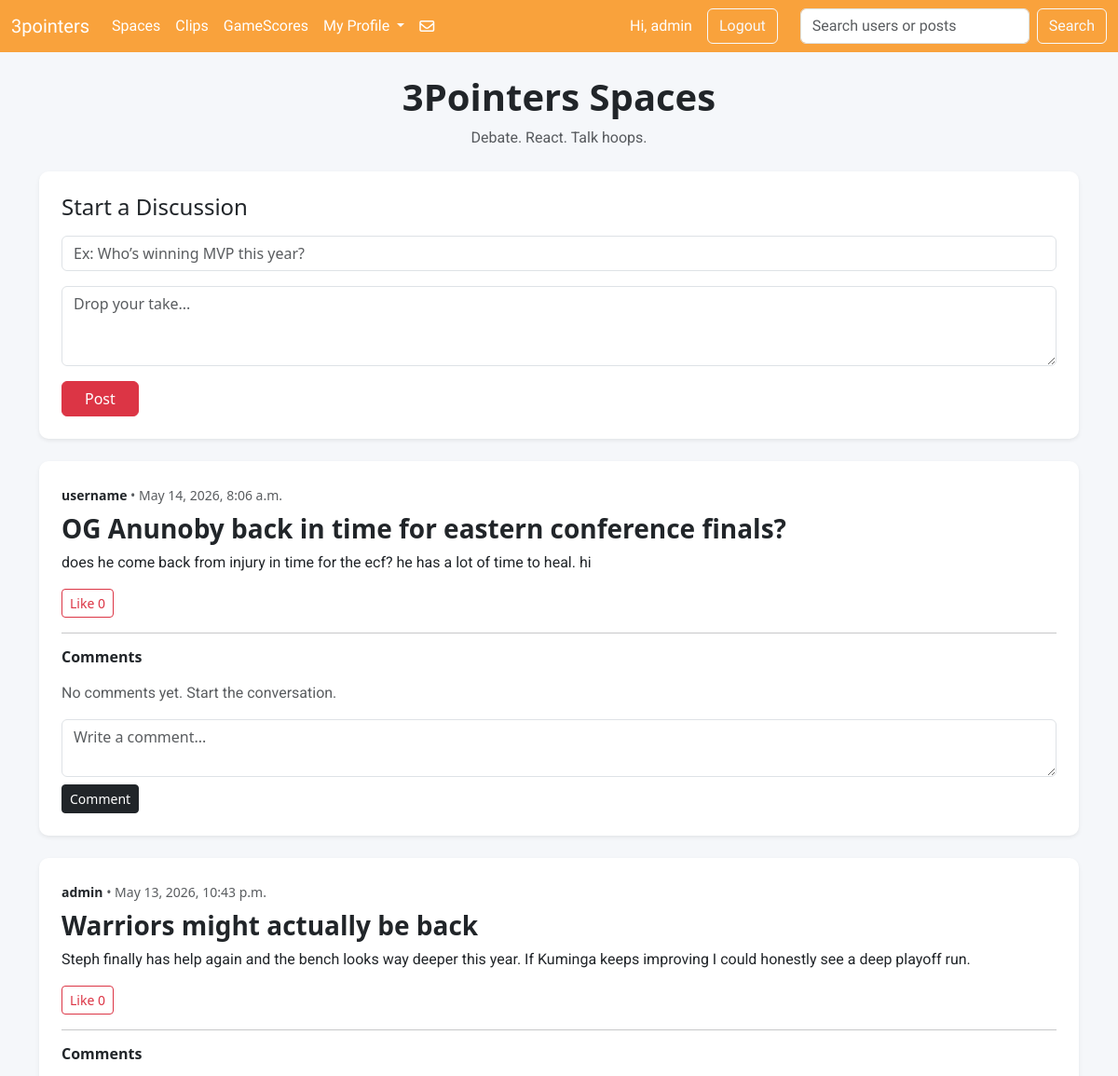
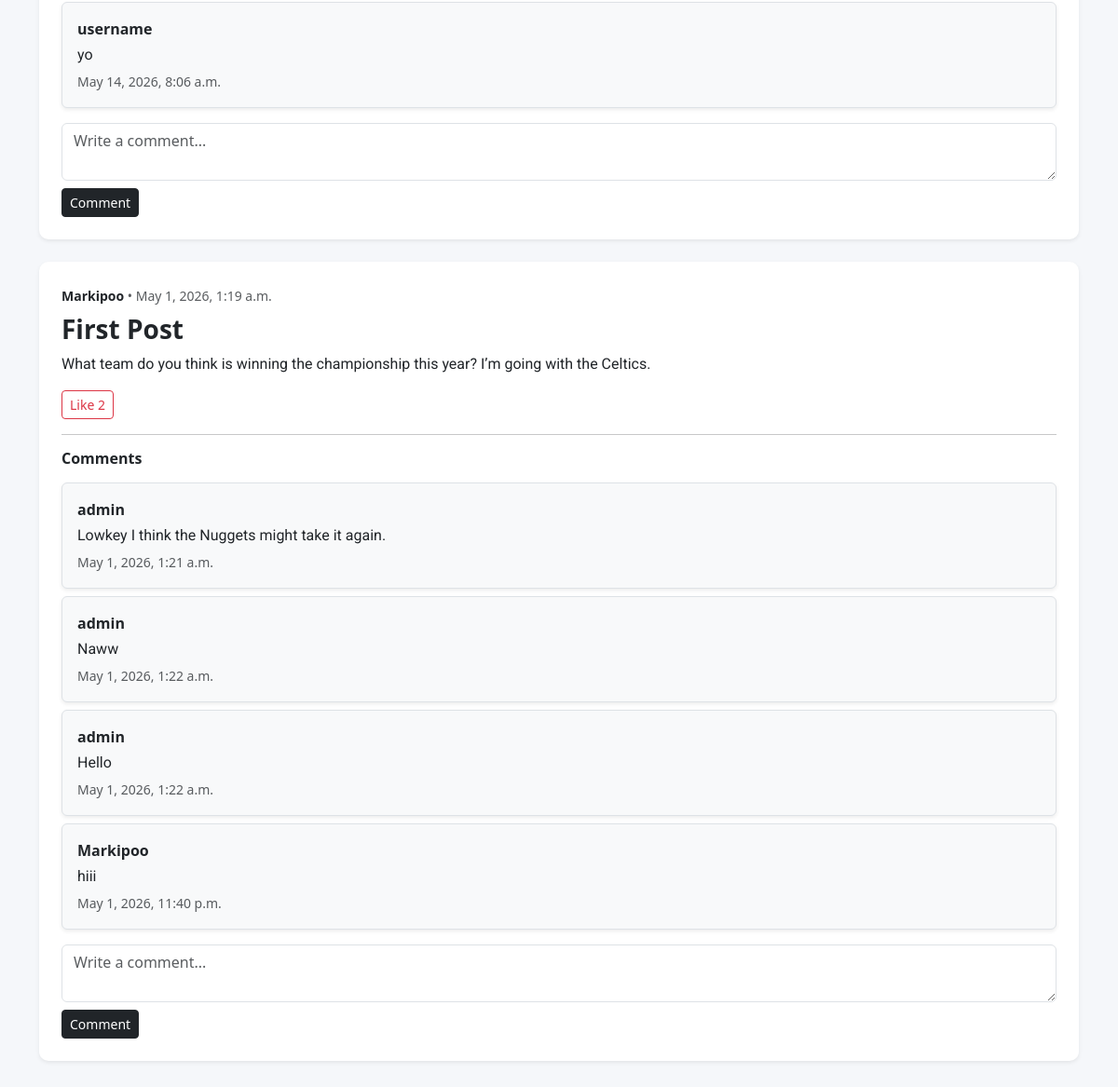
/spaces/ (signed in), run on the app's committed database (2 pictures, top to bottom).
### sportApp/models.py (models this page shows)
class SpacePost(models.Model):
    user = models.ForeignKey(User, on_delete=models.CASCADE)
    title = models.CharField(max_length=200)
    message = models.TextField()
    likes = models.ManyToManyField(User, related_name="liked_space_posts", blank=True)
    created_at = models.DateTimeField(auto_now_add=True)
    def total_likes(self):
        return self.likes.count()

class SpaceComment(models.Model):
    post = models.ForeignKey(SpacePost, on_delete=models.CASCADE, related_name="comments")
    user = models.ForeignKey(User, on_delete=models.CASCADE)
    comment = models.TextField()
    created_at = models.DateTimeField(auto_now_add=True)

### sportApp/views.py (the view, shortened to what this page needs)
# urls.py: path("spaces/", views.spaces, name="spaces"),
def spaces(request):
    posts = SpacePost.objects.all().order_by("-created_at")
    return render(request, "spaces.html", {"posts": posts})

### sportApp/templates/spaces.html (shortened to what this page needs)
{% extends "base.html" %}
{% load static %}
{% block content %}
<div class="container-fluid py-4" style="background-color: #f5f7fa; min-height: 100vh;">
  <div class="container">
    <div class="text-center mb-4">
        <h1 class="fw-bold">3Pointers Spaces</h1>
        <p class="text-muted">Debate. React. Talk hoops.</p>
    </div>
    <div class="card shadow-sm border-0 mb-4"
         style="background-color: #ffffff; border-radius: 10px; border-left: 5px solid #dc3545;">
        <div class="card-body p-4">
            <h4 class="mb-3">Start a Discussion</h4>
            <form method="POST">
                <input type="text"
                       name="title"
                       class="form-control mb-3"
                       placeholder="Ex: Who’s winning MVP this year?">
                <textarea name="message"
                          class="form-control mb-3"
                          rows="3"
                          placeholder="Drop your take..."></textarea>
                <button type="submit"
                        class="btn btn-danger px-4">
                    Post
                </button>
            </form>
        </div>
    </div>
    {% for post in posts %}
        <div class="card shadow-sm border-0 mb-4"
             style="background-color: #ffffff; border-radius: 10px; border-left: 5px solid #0d6efd;">
            <div class="card-body p-4">
                <small class="text-muted">
                    <a href="{% url 'dm_chat' post.user.username %}"
                       class="text-decoration-none text-dark fw-bold">
                        {{ post.user.username }}
                    </a>
                    • {{ post.created_at }}
                </small>
                <h3 class="fw-bold mt-2">
                    {{ post.title }}
                </h3>
                <p class="mb-3">
                    {{ post.message }}
                </p>
                <form method="POST" class="mb-3">
                    <button type="submit"
                            class="btn btn-outline-danger btn-sm">
                        Like {{ post.total_likes }}
                    </button>
                </form>
                <hr>
                <h6 class="fw-bold mb-3">
                    Comments
                </h6>
                {% for comment in post.comments.all %}
                    <div class="bg-light border rounded p-3 mb-2 shadow-sm">
                        <strong>
                            <a href="{% url 'dm_chat' comment.user.username %}"
                               class="text-decoration-none text-dark">
                                {{ comment.user.username }}
                            </a>
                        </strong>
                        <p class="mb-1 mt-1">
                            {{ comment.comment }}
                        </p>
                        <small class="text-muted">
                            {{ comment.created_at }}
                        </small>
                    </div>
                {% empty %}
                    <p class="text-muted">
                        No comments yet. Start the conversation.
                    </p>
                {% endfor %}
                <form method="POST" class="mt-3">
                    <textarea name="comment"
                              class="form-control mb-2"
                              rows="2"
                              placeholder="Write a comment..."></textarea>
                    <button type="submit"
                            class="btn btn-dark btn-sm">
                        Comment
                    </button>
                </form>
            </div>
        </div>
    {% endfor %}
  </div>
</div>
{% endblock %}

### sportApp/templates/base.html (shortened to what this page needs)
{% load static %}
<!DOCTYPE html>
<html lang="en">
<head>
  <link rel="stylesheet" href="{% static 'css_file/style.css' %}">
  <link
    href="https://cdn.jsdelivr.net/npm/bootstrap@5.3.8/dist/css/bootstrap.min.css"
    rel="stylesheet"
  >
</head>
<body>
<nav class="navbar navbar-expand-lg header_style navbar-dark header1">
  <div class="container-fluid">
    <a class="navbar-brand header1" href="{% url 'home' %}">
      3pointers
    </a>
    <div class="collapse navbar-collapse"
         id="navbarSupportedContent">
      <ul class="navbar-nav me-auto mb-2 mb-lg-0">
        <li class="nav-item">
          <a class="nav-link active"
             href="{% url 'spaces' %}">
             Spaces
          </a>
        </li>
        <li class="nav-item">
          <a class="nav-link active"
             href="{% url 'clips' %}">
             Clips
          </a>
        </li>
        <li class="nav-item">
          <a class="nav-link active"
             href="{% url 'scores' %}">
             GameScores
          </a>
        </li>
        <li class="nav-item dropdown">
          <a class="nav-link dropdown-toggle text-white"
             href="#"
             data-bs-toggle="dropdown">
            My Profile
          </a>
        </li>
        <div class="d-flex justify-content-center align-items-center">
          <a class="nav-link active fa-regular fa-envelope fa-xl text-white"
             href="{% url 'direct_messages' %}">
          </a>
        </div>
      </ul>
      <div class="d-flex align-items-center me-3">
        {% if user.is_authenticated %}
          <span class="text-white me-3">
            Hi, {{ user.username }}
          </span>
          <a class="btn btn-outline-light me-2"
             href="{% url 'logout' %}">
             Logout
          </a>
        {% endif %}
      </div>
      <form class="d-flex"
            role="search"
            method="GET"
            action="{% url 'search' %}">
        <input class="form-control me-2"
               type="search"
               name="q"
               placeholder="Search users or posts"
               value="{{ request.GET.q }}">
        <button type="submit"
                class="btn btn-outline-light">
          Search
        </button>
      </form>
    </div>
  </div>
</nav>
{% block content %}
{% endblock %}
</body>
</html>

### sportApp/static/css_file/style.css (style rules this page uses)
.header_style { background-color: #f9a23c ; }
.header1 { font-family: "Graduate" ; }
p { font-family: "Roboto"; }

### data on the page
SpacePost: user.username "username", created_at "May 14, 2026, 8:06 a.m.", title "OG Anunoby back in time for eastern conference finals?", message "does he come back from injury in time for the ecf? he has a lot of time to heal. hi", total_likes "0"
SpacePost: user.username "admin", created_at "May 13, 2026, 10:43 p.m.", title "Warriors might actually be back", message "Steph finally has help again and the bench looks way deeper this year. If Kuminga keeps improving I could honestly see a deep playoff run.", total_likes "0"
SpaceComment: user.username "username", comment "yo", created_at "May 14, 2026, 8:06 a.m."
SpacePost: user.username "Markipoo", created_at "May 1, 2026, 1:19 a.m.", title "First Post", message "What team do you think is winning the championship this year? I’m going with the Celtics.", total_likes "2"
SpaceComment: user.username "admin", comment "Lowkey I think the Nuggets might take it again.", created_at "May 1, 2026, 1:21 a.m."
SpaceComment: user.username "admin", comment "Naww", created_at "May 1, 2026, 1:22 a.m."
SpaceComment: user.username "admin", comment "Hello", created_at "May 1, 2026, 1:22 a.m."
SpaceComment: user.username "Markipoo", comment "hiii", created_at "May 1, 2026, 11:40 p.m."

### other printed values
{{ user.username }} "admin"
